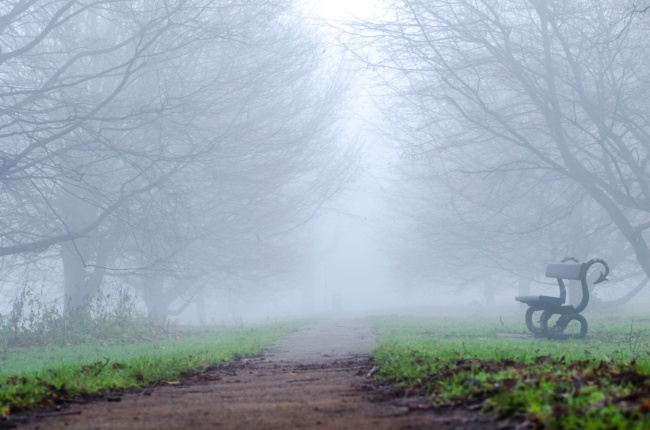
#> input picture collect/hazy/4.png, 650 x 430 px
$ python CLAHE.py
#> lines starting #> are read from the running program, lines starting #| are printed output that depends on the picture
import numpy as np
import cv2

def CLAHE(img, n_blocks=8, threshold=50.0):
    B,G,R=cv2.split(img)
    B,G,R=apply_clache(B,n_blocks,threshold),apply_clache(G,n_blocks,threshold),apply_clache(R,n_blocks,threshold)
    new_img=cv2.merge([B,G,R])
    return new_img

def clip_histogram(hist, clip_limit):
    """ Clip the histogram and redistribute excess pixels."""
    excess = np.sum(hist[hist > clip_limit] - clip_limit)
    hist = np.clip(hist, 0, clip_limit)
    hist += excess // hist.size
    return hist

def calc_histogram_cdf(hist):
    """ Calculate the cumulative distribution function (CDF) of a histogram."""
    cdf = hist.cumsum()
    cdf_normalized = cdf * hist.max() / cdf.max()
    return cdf_normalized

def contrast(img,threshold): #得到限制对比度后的直方图
    hist=np.histogram(img, bins=256, range=(0, 256))[0]
    clip_his=clip_histogram(hist,threshold)
    hist_constr=calc_histogram_cdf(clip_his)
    cdf_m = np.ma.masked_equal(hist_constr, 0)
    cdf_m = (cdf_m - cdf_m.min()) * 255 / (cdf_m.max() - cdf_m.min())
    cdf = np.ma.filled(cdf_m, 0).astype('uint8')
    return cdf

def interpolate(img, maps):
    h, w = img.shape
    n_blocks = len(maps)
    block_h = int(h / n_blocks)
    block_w = int(w / n_blocks)
    # Interpolate every pixel using four nearest mapping functions
    new_img = np.empty_like(img)
    for i in range(h):
        for j in range(w):
            origin_val = img[i][j]

            r = int(
                np.floor(i / block_h - 0.5)
            )  # The row index of the left-up mapping function
            c = int(
                np.floor(j / block_w - 0.5)
            )  # The col index of the left-up mapping function

            x1 = (
                (i + 0.5) - (r + 0.5) * block_h
            ) / block_h  # The x-axis distance to the left-up mapping center
            y1 = (
                (j + 0.5) - (c + 0.5) * block_w
            ) / block_w  # The y-axis distance to the left-up mapping center

            # Four corners use the nearest mapping directly
            if r == -1 and c == -1:
                new_img[i][j] = maps[0][0][origin_val]
            elif r == -1 and c >= n_blocks - 1:
                new_img[i][j] = maps[0][-1][origin_val]
            elif r >= n_blocks - 1 and c == -1:
                new_img[i][j] = maps[-1][0][origin_val]
            elif r >= n_blocks - 1 and c >= n_blocks - 1:
                new_img[i][j] = maps[-1][-1][origin_val]
            # Four border case using the nearest two mapping
            elif r == -1 or r >= n_blocks - 1:
                if r == -1:
                    r = 0
                else:
                    r = n_blocks - 1
                left = maps[r][c][origin_val]
                right = maps[r][c + 1][origin_val]
                new_img[i][j] = (1 - y1) * left + y1 * right
            elif c == -1 or c >= n_blocks - 1:
                if c == -1:
                    c = 0
                else:
                    c = n_blocks - 1
                up = maps[r][c][origin_val]
                bottom = maps[r + 1][c][origin_val]
                new_img[i][j] = (1 - x1) * up + x1 * bottom
            # Bilinear interpolate for inner pixels
            else:
                lu = maps[r][c][origin_val]  # Mapping value of the left up cdf
                lb = maps[r + 1][c][origin_val]
                ru = maps[r][c + 1][origin_val]
                rb = maps[r + 1][c + 1][origin_val]
                new_img[i][j] = (1 - y1) * ((1 - x1) * lu + x1 * lb) + y1 * \
                    ((1 - x1) * ru + x1 * rb)
    new_img = new_img.astype("uint8")
    return new_img

def apply_clache(img,n_blocks,threshold):
    H,W=img.shape
    maps=[]
    block_h=int(H/n_blocks)
    block_w=int(W/n_blocks)
    # for i in range(n_blocks):
    #     maps[i]=[]
    for i in range(n_blocks):
        row_map=[]
        for j in range(n_blocks):
            x_start=i*block_h
            x_end=(i+1)*block_h
            if i==n_blocks-1:
                x_end=H
            y_start=j*block_w
            y_end=(j+1)*block_w
            if j==n_blocks-1:
                y_end=W
            img_piece=img[x_start:x_end,y_start:y_end]
            contr_his=contrast(img_piece,threshold)
            row_map.append(contr_his)
        maps.append(row_map)

    new_img=interpolate(img,maps)
    return new_img


if __name__ == '__main__':
    img=cv2.imread('collect/hazy/4.png',flags=cv2.IMREAD_UNCHANGED)
#> img is the input picture: shape (430, 650, 3); mean B, G, R 178.8, 168.6, 155.6
    m = CLAHE(img)
#> in CLAHE, `B,G,R=cv2.split(img)`:
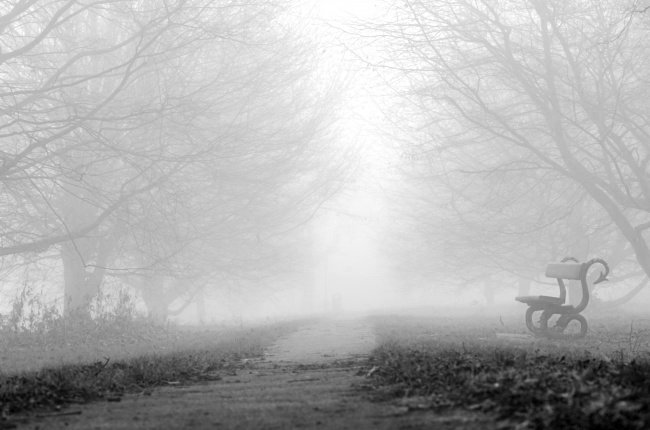
#> B: shape (430, 650); min 0, max 255, mean 178.8
#> after the loop in apply_clache, `for i in range(n_blocks):`:
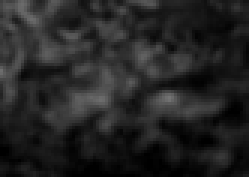
#> img_piece: shape (59, 83) (shown 3 times larger); min 0, max 116, mean 36.2
#> after the loop in apply_clache, `for i in range(n_blocks):`: maps = 8 items
#> in interpolate, `n_blocks = len(maps)`: n_blocks = 8
#> in interpolate, `block_h = int(h / n_blocks)`: block_h = 53
#> in interpolate, `block_w = int(w / n_blocks)`: block_w = 81
#> after the loop in interpolate, `for i in range(h):`:
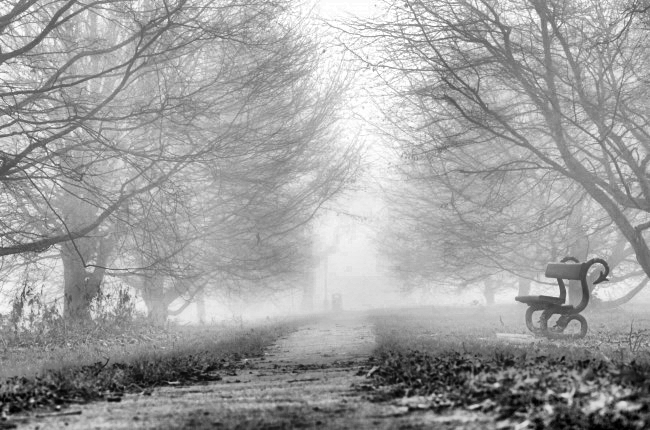
#> new_img: shape (430, 650); min 0, max 255, mean 159.5
#> after the loop in interpolate, `for i in range(h):`: bottom = 84; left = 0; right = 1; up = 11
#> the loop in apply_clache (call 2), `for i in range(n_blocks):` made 8 passes
#> after the loop in interpolate (call 2), `for i in range(h):`:
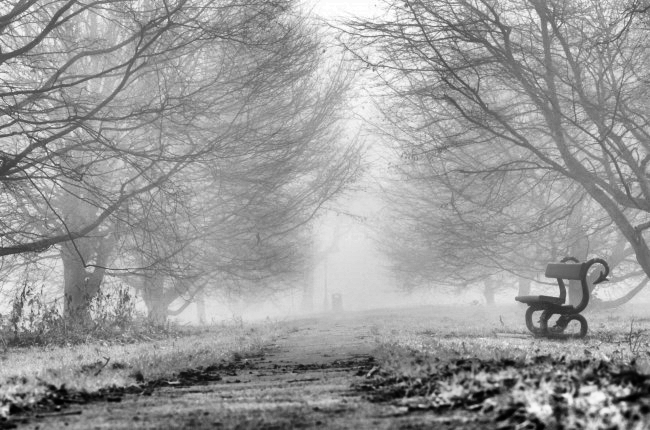
#> new_img: shape (430, 650); min 0, max 255, mean 153.4
#> after the loop in interpolate (call 2), `for i in range(h):`: bottom = 52; left = 51; right = 54; up = 9
#> call 3 of apply_clache, with n_blocks = 8, threshold = 50
#> the loop in apply_clache (call 3), `for i in range(n_blocks):` made 8 passes
#> after the loop in apply_clache (call 3), `for i in range(n_blocks):`:
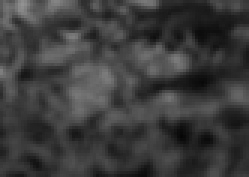
#> img_piece: shape (59, 83) (shown 3 times larger); min 6, max 147, mean 60
#> after the loop in interpolate (call 3), `for i in range(h):`:
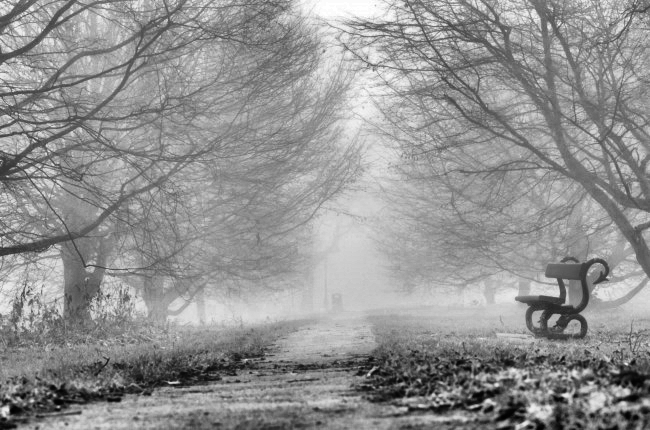
#> new_img: shape (430, 650); min 0, max 255, mean 146.1
#> after the loop in interpolate (call 3), `for i in range(h):`: bottom = 91; left = 20; right = 15; up = 12
#> in CLAHE, `new_img=cv2.merge([B,G,R])`:
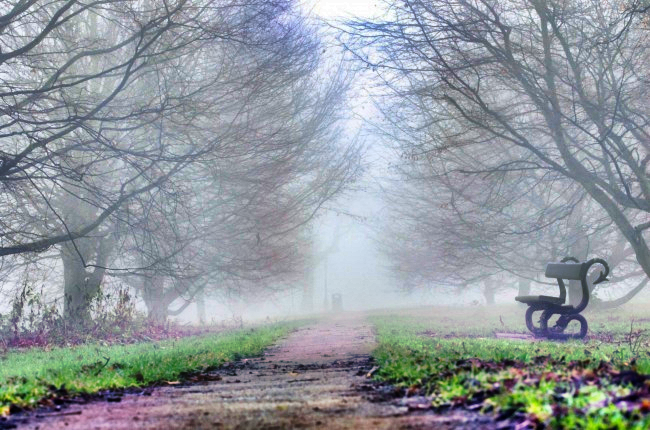
#> new_img: shape (430, 650, 3); mean of channels 0, 1, 2 159.5, 153.4, 146.1; drawn as B, G, R
    cv2.imshow("orign",img)
    cv2.imshow("result",m)
    cv2.imwrite('collect/clahe_result/4.png',m)
    key=cv2.waitKey(0)
#> (key Esc is pressed here)

$ run again, with collect/hazy/0.png copied over collect/hazy/4.png
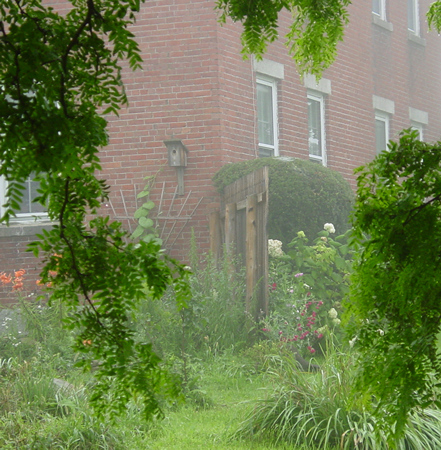
#> input picture collect/hazy/0.png, 441 x 450 px
#> img is the input picture: shape (450, 441, 3); mean B, G, R 82.5, 127.6, 113.2
#> after the loop in apply_clache, `for i in range(n_blocks):`: maps = 8 items
#> n_blocks = 8
#> in interpolate, `block_h = int(h / n_blocks)`: block_h = 56
#> in interpolate, `block_w = int(w / n_blocks)`: block_w = 55
#> after the loop in interpolate, `for i in range(h):`: bottom = 245; left = 174; right = 139; up = 222
#> the loop in apply_clache (call 2), `for i in range(n_blocks):` made 8 passes
#> after the loop in interpolate (call 3), `for i in range(h):`:
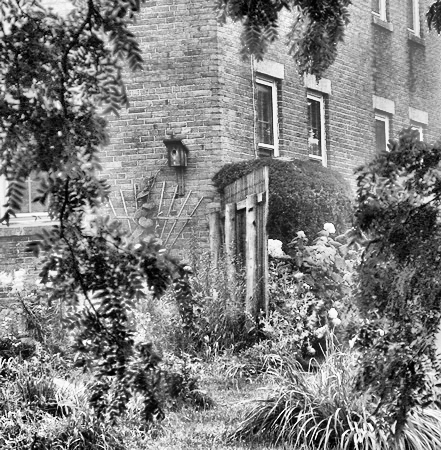
#> new_img: shape (450, 441); min 0, max 255, mean 127.8
#> after the loop in interpolate (call 3), `for i in range(h):`: bottom = 245; left = 96; right = 117; up = 248
#> in CLAHE, `new_img=cv2.merge([B,G,R])`:
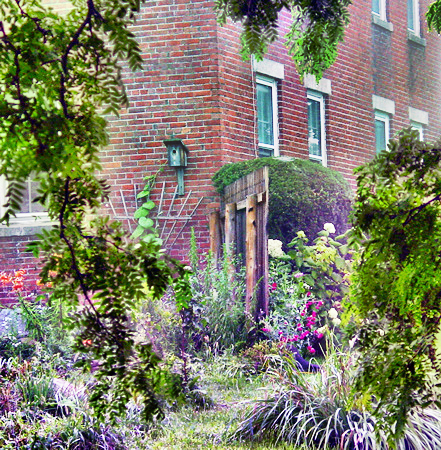
#> new_img: shape (450, 441, 3); mean of channels 0, 1, 2 106.4, 127.7, 127.8; drawn as B, G, R

$ run again, with collect/hazy/1.png copied over collect/hazy/4.png
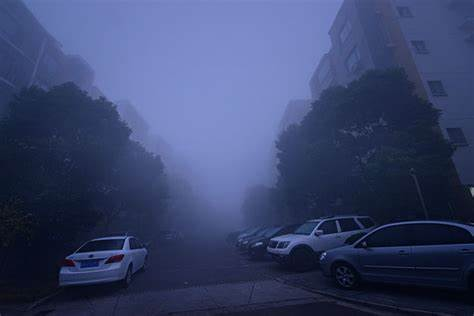
#> input picture collect/hazy/1.png, 474 x 316 px
#> img is the input picture: shape (316, 474, 3); mean B, G, R 107.8, 68.7, 57.9
#> after the loop in apply_clache, `for i in range(n_blocks):`: maps = 8 items
#> n_blocks = 8
#> in interpolate, `block_h = int(h / n_blocks)`: block_h = 39
#> in interpolate, `block_w = int(w / n_blocks)`: block_w = 59
#> after the loop in interpolate, `for i in range(h):`: bottom = 29; left = 197; right = 186; up = 2
#> the loop in apply_clache (call 2), `for i in range(n_blocks):` made 8 passes
#> after the loop in interpolate (call 3), `for i in range(h):`:
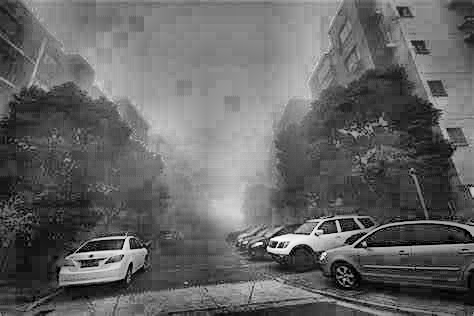
#> new_img: shape (316, 474); min 0, max 251, mean 100.8
#> after the loop in interpolate (call 3), `for i in range(h):`: bottom = 16; left = 150; right = 119; up = 14
#> in CLAHE, `new_img=cv2.merge([B,G,R])`:
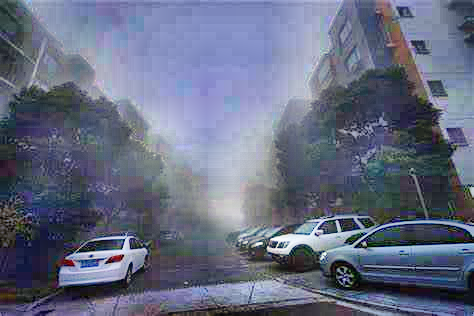
#> new_img: shape (316, 474, 3); mean of channels 0, 1, 2 129.1, 107.5, 100.8; drawn as B, G, R
